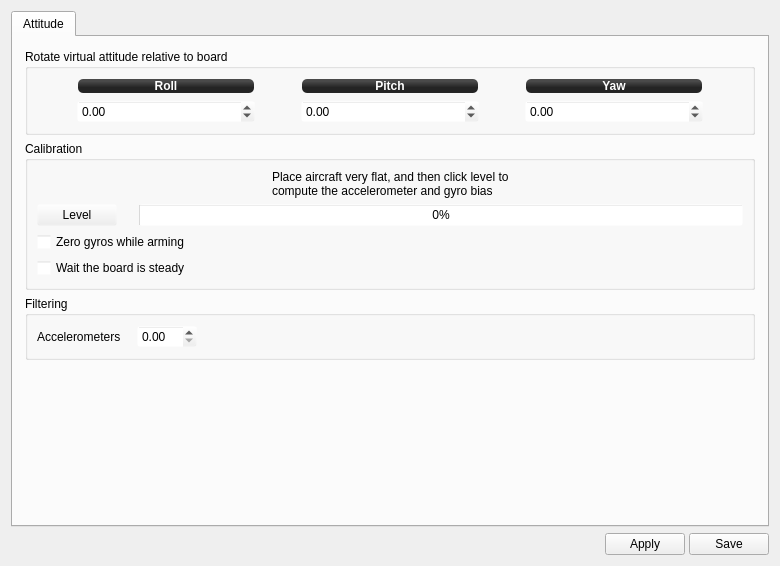
<?xml version="1.0" encoding="UTF-8"?>
<ui version="4.0">
 <class>ccattitude</class>
 <widget class="QWidget" name="ccattitude">
  <property name="geometry">
   <rect>
    <x>0</x>
    <y>0</y>
    <width>780</width>
    <height>566</height>
   </rect>
  </property>
  <property name="windowTitle">
   <string>Form</string>
  </property>
  <layout class="QVBoxLayout" name="verticalLayout_5">
   <item>
    <widget class="QTabWidget" name="tabWidget">
     <property name="currentIndex">
      <number>0</number>
     </property>
     <widget class="QWidget" name="Attitude">
      <attribute name="title">
       <string>Attitude</string>
      </attribute>
      <layout class="QVBoxLayout" name="verticalLayout_3">
       <property name="leftMargin">
        <number>0</number>
       </property>
       <property name="topMargin">
        <number>0</number>
       </property>
       <property name="rightMargin">
        <number>0</number>
       </property>
       <property name="bottomMargin">
        <number>0</number>
       </property>
       <item>
        <widget class="QScrollArea" name="scrollArea">
         <property name="palette">
          <palette>
           <active>
            <colorrole role="Base">
             <brush brushstyle="SolidPattern">
              <color alpha="255">
               <red>255</red>
               <green>255</green>
               <blue>255</blue>
              </color>
             </brush>
            </colorrole>
            <colorrole role="Window">
             <brush brushstyle="SolidPattern">
              <color alpha="0">
               <red>232</red>
               <green>232</green>
               <blue>232</blue>
              </color>
             </brush>
            </colorrole>
           </active>
           <inactive>
            <colorrole role="Base">
             <brush brushstyle="SolidPattern">
              <color alpha="255">
               <red>255</red>
               <green>255</green>
               <blue>255</blue>
              </color>
             </brush>
            </colorrole>
            <colorrole role="Window">
             <brush brushstyle="SolidPattern">
              <color alpha="0">
               <red>232</red>
               <green>232</green>
               <blue>232</blue>
              </color>
             </brush>
            </colorrole>
           </inactive>
           <disabled>
            <colorrole role="Base">
             <brush brushstyle="SolidPattern">
              <color alpha="0">
               <red>232</red>
               <green>232</green>
               <blue>232</blue>
              </color>
             </brush>
            </colorrole>
            <colorrole role="Window">
             <brush brushstyle="SolidPattern">
              <color alpha="0">
               <red>232</red>
               <green>232</green>
               <blue>232</blue>
              </color>
             </brush>
            </colorrole>
           </disabled>
          </palette>
         </property>
         <property name="frameShape">
          <enum>QFrame::NoFrame</enum>
         </property>
         <property name="frameShadow">
          <enum>QFrame::Plain</enum>
         </property>
         <property name="widgetResizable">
          <bool>true</bool>
         </property>
         <widget class="QWidget" name="scrollAreaWidgetContents">
          <property name="geometry">
           <rect>
            <x>0</x>
            <y>0</y>
            <width>758</width>
            <height>486</height>
           </rect>
          </property>
          <layout class="QVBoxLayout" name="verticalLayout">
           <property name="leftMargin">
            <number>12</number>
           </property>
           <property name="topMargin">
            <number>12</number>
           </property>
           <property name="rightMargin">
            <number>12</number>
           </property>
           <property name="bottomMargin">
            <number>12</number>
           </property>
           <item>
            <widget class="QGroupBox" name="groupBox">
             <property name="title">
              <string>Rotate virtual attitude relative to board</string>
             </property>
             <layout class="QGridLayout" name="gridLayout" columnstretch="0,1,0,1,0,1,0">
              <item row="0" column="1">
               <widget class="QLabel" name="label_2">
                <property name="styleSheet">
                 <string notr="true">background-color: qlineargradient(spread:reflect, x1:0.507, y1:0, x2:0.507, y2:0.772, stop:0.208955 rgba(74, 74, 74, 255), stop:0.78607 rgba(36, 36, 36, 255));
color: rgb(255, 255, 255);
border-radius: 5;
margin:1px;
font:bold;</string>
                </property>
                <property name="text">
                 <string>Roll</string>
                </property>
                <property name="alignment">
                 <set>Qt::AlignCenter</set>
                </property>
               </widget>
              </item>
              <item row="1" column="1">
               <widget class="QDoubleSpinBox" name="rollBias">
                <property name="minimum">
                 <double>-180.000000000000000</double>
                </property>
                <property name="maximum">
                 <double>180.000000000000000</double>
                </property>
               </widget>
              </item>
              <item row="1" column="4">
               <spacer name="horizontalSpacer_9">
                <property name="orientation">
                 <enum>Qt::Horizontal</enum>
                </property>
                <property name="sizeHint" stdset="0">
                 <size>
                  <width>40</width>
                  <height>20</height>
                 </size>
                </property>
               </spacer>
              </item>
              <item row="1" column="5">
               <widget class="QDoubleSpinBox" name="yawBias">
                <property name="minimum">
                 <double>-180.000000000000000</double>
                </property>
                <property name="maximum">
                 <double>180.000000000000000</double>
                </property>
               </widget>
              </item>
              <item row="0" column="5">
               <widget class="QLabel" name="label_4">
                <property name="styleSheet">
                 <string notr="true">background-color: qlineargradient(spread:reflect, x1:0.507, y1:0, x2:0.507, y2:0.772, stop:0.208955 rgba(74, 74, 74, 255), stop:0.78607 rgba(36, 36, 36, 255));
color: rgb(255, 255, 255);
border-radius: 5;
margin:1px;
font:bold;</string>
                </property>
                <property name="text">
                 <string>Yaw</string>
                </property>
                <property name="alignment">
                 <set>Qt::AlignCenter</set>
                </property>
               </widget>
              </item>
              <item row="1" column="2">
               <spacer name="horizontalSpacer_8">
                <property name="orientation">
                 <enum>Qt::Horizontal</enum>
                </property>
                <property name="sizeHint" stdset="0">
                 <size>
                  <width>40</width>
                  <height>20</height>
                 </size>
                </property>
               </spacer>
              </item>
              <item row="0" column="3">
               <widget class="QLabel" name="label_3">
                <property name="styleSheet">
                 <string notr="true">background-color: qlineargradient(spread:reflect, x1:0.507, y1:0, x2:0.507, y2:0.772, stop:0.208955 rgba(74, 74, 74, 255), stop:0.78607 rgba(36, 36, 36, 255));
color: rgb(255, 255, 255);
border-radius: 5;
margin:1px;
font:bold;</string>
                </property>
                <property name="text">
                 <string>Pitch</string>
                </property>
                <property name="alignment">
                 <set>Qt::AlignCenter</set>
                </property>
               </widget>
              </item>
              <item row="1" column="3">
               <widget class="QDoubleSpinBox" name="pitchBias">
                <property name="minimum">
                 <double>-180.000000000000000</double>
                </property>
                <property name="maximum">
                 <double>180.000000000000000</double>
                </property>
               </widget>
              </item>
              <item row="1" column="0">
               <spacer name="horizontalSpacer_7">
                <property name="orientation">
                 <enum>Qt::Horizontal</enum>
                </property>
                <property name="sizeHint" stdset="0">
                 <size>
                  <width>40</width>
                  <height>20</height>
                 </size>
                </property>
               </spacer>
              </item>
              <item row="1" column="6">
               <spacer name="horizontalSpacer_10">
                <property name="orientation">
                 <enum>Qt::Horizontal</enum>
                </property>
                <property name="sizeHint" stdset="0">
                 <size>
                  <width>40</width>
                  <height>20</height>
                 </size>
                </property>
               </spacer>
              </item>
             </layout>
            </widget>
           </item>
           <item>
            <widget class="QGroupBox" name="groupBox_2">
             <property name="title">
              <string>Calibration</string>
             </property>
             <layout class="QGridLayout" name="gridLayout_2">
              <item row="0" column="0" colspan="3">
               <layout class="QHBoxLayout" name="horizontalLayout_2">
                <item>
                 <spacer name="horizontalSpacer_2">
                  <property name="orientation">
                   <enum>Qt::Horizontal</enum>
                  </property>
                  <property name="sizeHint" stdset="0">
                   <size>
                    <width>40</width>
                    <height>20</height>
                   </size>
                  </property>
                 </spacer>
                </item>
                <item>
                 <widget class="QLabel" name="label">
                  <property name="text">
                   <string>Place aircraft very flat, and then click level to compute the accelerometer and gyro bias</string>
                  </property>
                  <property name="wordWrap">
                   <bool>true</bool>
                  </property>
                 </widget>
                </item>
                <item>
                 <spacer name="horizontalSpacer_3">
                  <property name="orientation">
                   <enum>Qt::Horizontal</enum>
                  </property>
                  <property name="sizeHint" stdset="0">
                   <size>
                    <width>40</width>
                    <height>20</height>
                   </size>
                  </property>
                 </spacer>
                </item>
               </layout>
              </item>
              <item row="1" column="0">
               <widget class="QPushButton" name="zeroBias">
                <property name="maximumSize">
                 <size>
                  <width>500</width>
                  <height>16777215</height>
                 </size>
                </property>
                <property name="toolTip">
                 <string>Launch horizontal calibration.</string>
                </property>
                <property name="text">
                 <string>Level</string>
                </property>
               </widget>
              </item>
              <item row="1" column="1">
               <spacer name="horizontalSpacer_4">
                <property name="orientation">
                 <enum>Qt::Horizontal</enum>
                </property>
                <property name="sizeType">
                 <enum>QSizePolicy::Fixed</enum>
                </property>
                <property name="sizeHint" stdset="0">
                 <size>
                  <width>10</width>
                  <height>20</height>
                 </size>
                </property>
               </spacer>
              </item>
              <item row="1" column="2">
               <widget class="QProgressBar" name="zeroBiasProgress">
                <property name="minimumSize">
                 <size>
                  <width>300</width>
                  <height>0</height>
                 </size>
                </property>
                <property name="value">
                 <number>0</number>
                </property>
               </widget>
              </item>
              <item row="3" column="0" colspan="3">
               <layout class="QHBoxLayout" name="horizontalLayout_7">
                <item>
                 <widget class="QCheckBox" name="initGyroWhenBoardSteady">
                  <property name="toolTip">
                   <string>If enabled, this option prevent gyro initialisation while the board is moving.</string>
                  </property>
                  <property name="text">
                   <string>Wait the board is steady</string>
                  </property>
                 </widget>
                </item>
                <item>
                 <spacer name="horizontalSpacer_14">
                  <property name="orientation">
                   <enum>Qt::Horizontal</enum>
                  </property>
                  <property name="sizeHint" stdset="0">
                   <size>
                    <width>40</width>
                    <height>20</height>
                   </size>
                  </property>
                 </spacer>
                </item>
               </layout>
              </item>
              <item row="2" column="0" colspan="3">
               <layout class="QHBoxLayout" name="horizontalLayout_3">
                <item>
                 <widget class="QCheckBox" name="zeroGyroBiasOnArming">
                  <property name="toolTip">
                   <string>If enabled, a fast recalibration of gyro zero point will be done
whenever the frame is armed. Do not move the airframe while
arming it in that case!</string>
                  </property>
                  <property name="text">
                   <string>Zero gyros while arming</string>
                  </property>
                 </widget>
                </item>
                <item>
                 <spacer name="horizontalSpacer_6">
                  <property name="orientation">
                   <enum>Qt::Horizontal</enum>
                  </property>
                  <property name="sizeHint" stdset="0">
                   <size>
                    <width>40</width>
                    <height>20</height>
                   </size>
                  </property>
                 </spacer>
                </item>
               </layout>
              </item>
             </layout>
            </widget>
           </item>
           <item>
            <widget class="QGroupBox" name="groupBox_3">
             <property name="title">
              <string>Filtering</string>
             </property>
             <layout class="QHBoxLayout" name="horizontalLayout_5">
              <item>
               <widget class="QLabel" name="label_5">
                <property name="minimumSize">
                 <size>
                  <width>0</width>
                  <height>0</height>
                 </size>
                </property>
                <property name="toolTip">
                 <string/>
                </property>
                <property name="text">
                 <string>Accelerometers</string>
                </property>
               </widget>
              </item>
              <item>
               <spacer name="horizontalSpacer_12">
                <property name="orientation">
                 <enum>Qt::Horizontal</enum>
                </property>
                <property name="sizeType">
                 <enum>QSizePolicy::Fixed</enum>
                </property>
                <property name="sizeHint" stdset="0">
                 <size>
                  <width>10</width>
                  <height>0</height>
                 </size>
                </property>
               </spacer>
              </item>
              <item>
               <widget class="QDoubleSpinBox" name="accelTauSpinbox">
                <property name="minimumSize">
                 <size>
                  <width>60</width>
                  <height>0</height>
                 </size>
                </property>
                <property name="toolTip">
                 <string>Accelerometer filtering.

Sets the amount of lowpass filtering of accelerometer data 
for the attitude estimation. Higher values apply a stronger 
filter, which may help with drifting in attitude mode.

Range: 0.00 - 0.20, Good starting value: 0.05 - 0.10
Start low and raise until drift stops.

A setting of 0.00 disables the filter.</string>
                </property>
                <property name="decimals">
                 <number>2</number>
                </property>
                <property name="maximum">
                 <double>0.200000000000000</double>
                </property>
                <property name="singleStep">
                 <double>0.010000000000000</double>
                </property>
               </widget>
              </item>
              <item>
               <spacer name="horizontalSpacer_5">
                <property name="orientation">
                 <enum>Qt::Horizontal</enum>
                </property>
                <property name="sizeHint" stdset="0">
                 <size>
                  <width>40</width>
                  <height>20</height>
                 </size>
                </property>
               </spacer>
              </item>
             </layout>
            </widget>
           </item>
           <item>
            <spacer name="verticalSpacer_2">
             <property name="orientation">
              <enum>Qt::Vertical</enum>
             </property>
             <property name="sizeHint" stdset="0">
              <size>
               <width>20</width>
               <height>10</height>
              </size>
             </property>
            </spacer>
           </item>
          </layout>
         </widget>
        </widget>
       </item>
      </layout>
     </widget>
    </widget>
   </item>
   <item>
    <layout class="QHBoxLayout" name="horizontalLayout">
     <property name="spacing">
      <number>4</number>
     </property>
     <item>
      <spacer name="horizontalSpacer">
       <property name="orientation">
        <enum>Qt::Horizontal</enum>
       </property>
       <property name="sizeHint" stdset="0">
        <size>
         <width>380</width>
         <height>20</height>
        </size>
       </property>
      </spacer>
     </item>
     <item>
      <widget class="QPushButton" name="ccAttitudeHelp">
       <property name="sizePolicy">
        <sizepolicy hsizetype="Fixed" vsizetype="Fixed">
         <horstretch>0</horstretch>
         <verstretch>0</verstretch>
        </sizepolicy>
       </property>
       <property name="maximumSize">
        <size>
         <width>25</width>
         <height>25</height>
        </size>
       </property>
       <property name="toolTip">
        <string>Takes you to the wiki page</string>
       </property>
       <property name="text">
        <string/>
       </property>
       <property name="icon">
        <iconset resource="../coreplugin/core.qrc">
         <normaloff>:/core/images/helpicon.svg</normaloff>:/core/images/helpicon.svg</iconset>
       </property>
       <property name="iconSize">
        <size>
         <width>25</width>
         <height>25</height>
        </size>
       </property>
       <property name="flat">
        <bool>true</bool>
       </property>
      </widget>
     </item>
     <item>
      <widget class="QPushButton" name="applyButton">
       <property name="minimumSize">
        <size>
         <width>0</width>
         <height>0</height>
        </size>
       </property>
       <property name="text">
        <string>Apply</string>
       </property>
      </widget>
     </item>
     <item>
      <widget class="QPushButton" name="saveButton">
       <property name="minimumSize">
        <size>
         <width>0</width>
         <height>0</height>
        </size>
       </property>
       <property name="toolTip">
        <string>Click to permanently save the accel bias in the CopterControl Flash.</string>
       </property>
       <property name="text">
        <string>Save</string>
       </property>
      </widget>
     </item>
    </layout>
   </item>
  </layout>
 </widget>
 <resources>
  <include location="../coreplugin/core.qrc"/>
 </resources>
 <connections/>
</ui>
